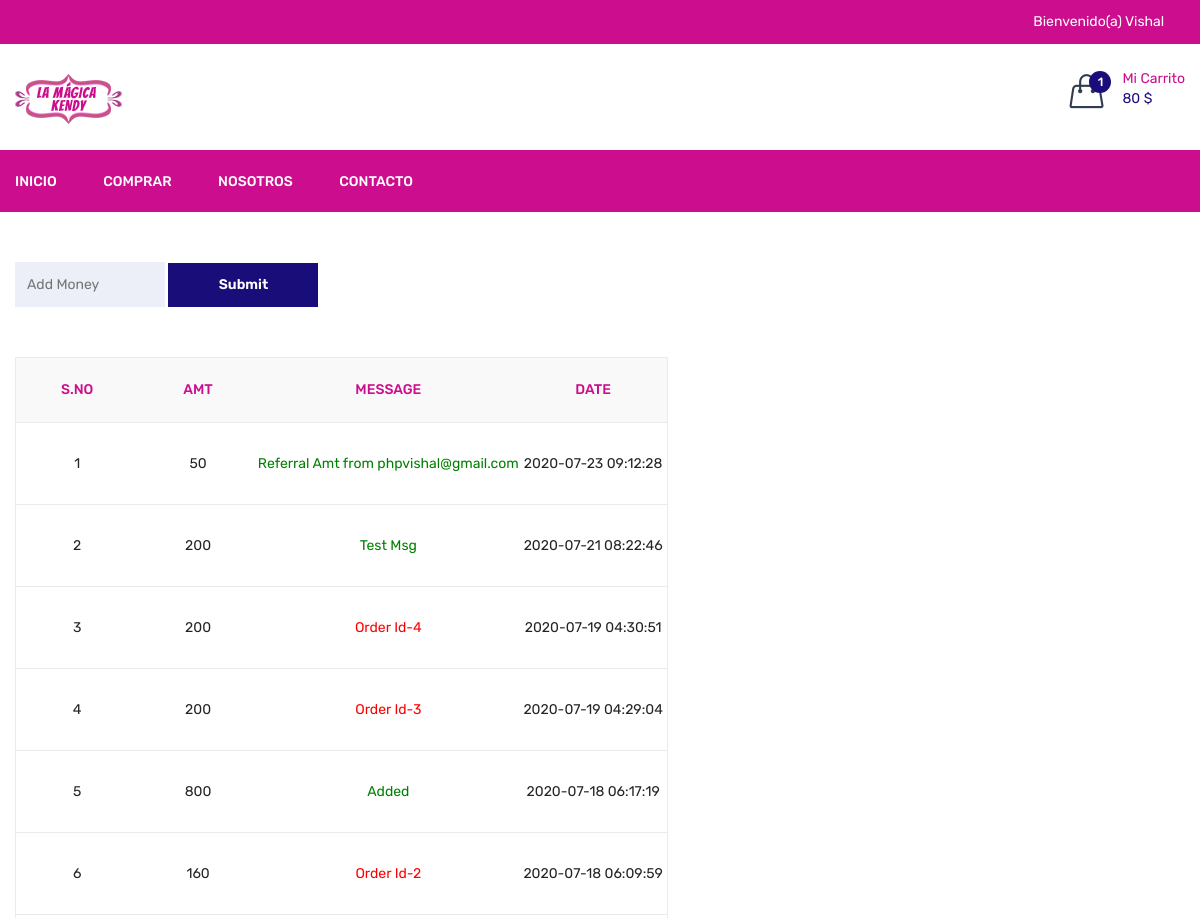
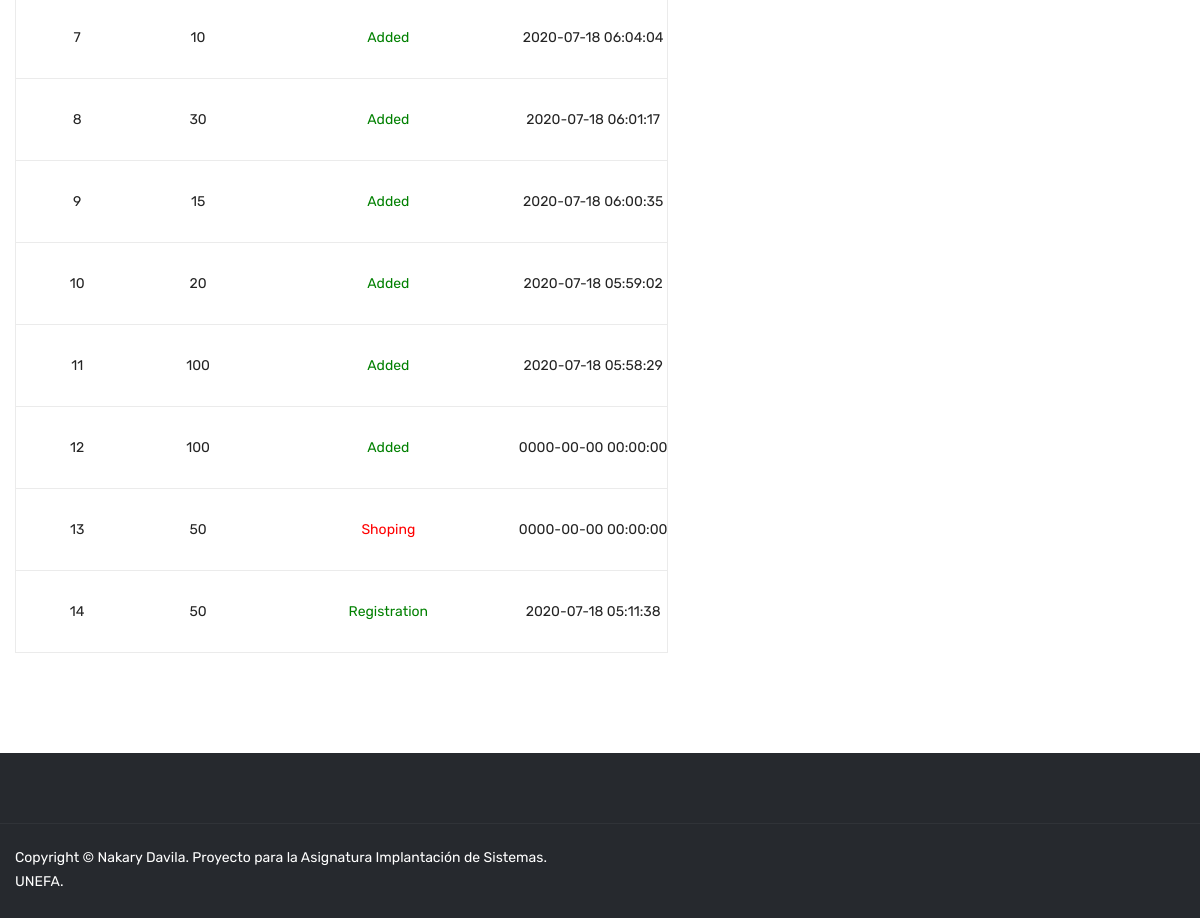
Page /wallet.php (signed in) on the committed database (2 pictures, top to bottom).
### tables this page shows
CREATE TABLE `dish_cart` (
  `id` int(11) NOT NULL,
  `user_id` int(11) NOT NULL,
  `dish_detail_id` int(11) NOT NULL,
  `qty` int(11) NOT NULL,
  `added_on` datetime NOT NULL
);

CREATE TABLE `wallet` (
  `id` int(11) NOT NULL,
  `user_id` int(11) NOT NULL,
  `amt` int(11) NOT NULL,
  `msg` varchar(500) NOT NULL,
  `type` enum('in','out') NOT NULL,
  `payment_id` varchar(50) NOT NULL,
  `added_on` datetime NOT NULL
);

### function.inc.php (called while the page is built, shortened)
	<?php
function getUserCart(){
	global $con;
	$arr=array();
	$id=$_SESSION['FOOD_USER_ID'];
	$res=mysqli_query($con,"select * from dish_cart where user_id='$id'");
	while($row=mysqli_fetch_assoc($res)){
		$arr[]=$row;
	}
	return $arr;
}
function getDishCartStatus(){
	$dishDetailsID=array();
	if(isset($_SESSION['FOOD_USER_ID'])){
		$getUserCart=getUserCart();
	}else{
		if(isset($_SESSION['cart']) && count($_SESSION['cart'])>0){
			foreach($_SESSION['cart'] as $key=>$val){
				$dishDetailsID[]=$key;
			}
		}
	}
}
function getcartTotalPrice(){
	$cartArr=getUserFullCart();
	$totalPrice=0;
	foreach($cartArr as $list){
		$totalPrice=$totalPrice+($list['qty']*$list['price']);
	}
	return $totalPrice;
}
function getUserFullCart($attr_id=''){
	$cartArr=array();
	if(isset($_SESSION['FOOD_USER_ID'])){
		$getUserCart=getUserCart();
		$cartArr=array();
		foreach($getUserCart as $list){
			$cartArr[$list['dish_detail_id']]['qty']=$list['qty'];
			$getDishDetail=getDishDetailById($list['dish_detail_id']);
			$cartArr[$list['dish_detail_id']]['price']=$getDishDetail['price'];
			$cartArr[$list['dish_detail_id']]['dish']=$getDishDetail['dish'];
			$cartArr[$list['dish_detail_id']]['image']=$getDishDetail['image'];
		}
	}
	if($attr_id!=''){
		return $cartArr[$attr_id]['qty'];
	}else{
		return $cartArr;
	}
}
function getDishDetailById($id){
	global $con;
	$res=mysqli_query($con,"select dish.dish,dish.image,dish_details.price from dish_details,dish where dish_details.id='$id' and dish.id=dish_details.dish_id");
	$row=mysqli_fetch_assoc($res);
	return $row;
}
function getWallet($uid){
	global $con;
	$sql="select * from wallet where user_id='$uid' order by id desc";
	$res=mysqli_query($con,$sql);
	$arr=array();
	while($row=mysqli_fetch_assoc($res)){
		$arr[]=$row;
	}
	return $arr;
}
function getWalletAmt($uid){
	global $con;
	$sql="select * from wallet where user_id='$uid'";
	$res=mysqli_query($con,$sql);
	$in=0;
	$out=0;
	while($row=mysqli_fetch_assoc($res)){
		if($row['type']=='in'){
			$in=$in+$row['amt'];
		}
		if($row['type']=='out'){
			$out=$out+$row['amt'];
		}
	}
	return $in-$out;
}
?>

### wallet.php (the view, shortened to what this page needs)
<?php
include ("header.php");
?>
<div class="cart-main-area pt-50 pb-100">
            <div class="container">
                <div class="row">
                    <div class="col-lg-12 col-md-12 col-sm-12 col-12">
						<div id="add_money_box">
							<form method="post" id="frmAddMoney">
								<input type="number" placeholder="Add Money" name="amt" class="w150" required/>
								<input type="submit" class="btn w150" name="add_money"/>
							</form>
						</div>
							<?php
							$getWallet=getWallet($_SESSION['FOOD_USER_ID']);
							?>
                            <div class="table-content table-responsive">
                                <table>
                                    <thead>
                                        <tr>
                                            <th>S.No</th>
                                            <th>Amt</th>
                                            <th>Message</th>
                                            <th>Date</th>
                                        </tr>
                                    </thead>
                                    <tbody>
                                       <?php
									   $kk=1;
									   foreach($getWallet as $list){?>
											<tr class="wallet_loop">
												<td><?php echo $kk?></td>
												<td><?php echo $list['amt']?></td>
												<td>
													<span class="<?php echo $list['type']?>">
														<?php echo $list['msg']?>
													</span>
												</td>
												<td><?php echo $list['added_on']?></td>
											</tr>
									   <?php
									   $kk++;
									   } ?>
                                    </tbody>
                                </table>
                            </div>
                    </div>
                </div>
            </div>
        </div>
<?php
include("footer.php");
?>

### header.php (shortened to what this page needs)
<?php
include('database.inc.php');
include('function.inc.php');
getDishCartStatus();
$cartArr=getUserFullCart();
$totalPrice=getcartTotalPrice();
$totalCartDish=count($cartArr);
if(isset($_SESSION['FOOD_USER_ID'])){
	$getWalletAmt=getWalletAmt($_SESSION['FOOD_USER_ID']);
}
?>
<!doctype html>
<html class="no-js" lang="zxx">
<head>
        <link rel="stylesheet" href="<?php echo FRONT_SITE_PATH?>assets/css/bootstrap.min.css">
        <link rel="stylesheet" href="<?php echo FRONT_SITE_PATH?>assets/css/animate.css">
        <link rel="stylesheet" href="<?php echo FRONT_SITE_PATH?>assets/css/owl.carousel.min.css">
        <link rel="stylesheet" href="<?php echo FRONT_SITE_PATH?>assets/css/slick.css">
        <link rel="stylesheet" href="<?php echo FRONT_SITE_PATH?>assets/css/chosen.min.css">
        <link rel="stylesheet" href="<?php echo FRONT_SITE_PATH?>assets/css/ionicons.min.css">
        <link rel="stylesheet" href="<?php echo FRONT_SITE_PATH?>assets/css/font-awesome.min.css">
        <link rel="stylesheet" href="<?php echo FRONT_SITE_PATH?>assets/css/simple-line-icons.css">
        <link rel="stylesheet" href="<?php echo FRONT_SITE_PATH?>assets/css/jquery-ui.css">
        <link rel="stylesheet" href="<?php echo FRONT_SITE_PATH?>assets/css/meanmenu.min.css">
        <link rel="stylesheet" href="<?php echo FRONT_SITE_PATH?>assets/css/style.css">
        <link rel="stylesheet" href="<?php echo FRONT_SITE_PATH?>assets/css/responsive.css">
    </head>
    <body>
        <header class="header-area">
            <div class="header-top black-bg">
                <div class="container">
                    <div class="row">
                        <div class="col-lg-8 col-md-4 col-12 col-sm-4">
                        </div>
						<div class="col-lg-2 col-md-4 col-12 col-sm-4">
						</div>
                        <div class="col-lg-2 col-md-8 col-12 col-sm-8">
                            <div class="account-curr-lang-wrap f-right">
                                <?php
								if(isset($_SESSION['FOOD_USER_NAME'])){
								?>
								<ul>
                                    <li class="top-hover"><a href="#"><?php echo "Bienvenido(a) <span id='user_top_name'>".$_SESSION['FOOD_USER_NAME'];?></span>  <i class="ion-chevron-down"></i></a>
                                    </li>
                                </ul>
								<?php } ?>
                            </div>
                        </div>
                    </div>
                </div>
            </div>
            <div class="header-middle">
                <div class="container">
                    <div class="row">
                        <div class="col-lg-3 col-md-4 col-12 col-sm-4">
                            <div class="logo">
                                <a href="<?php echo FRONT_SITE_PATH?>">
                                    <img alt="" src="<?php echo FRONT_SITE_PATH?>assets/img/logo/logo.png">
                                </a>
                            </div>
                        </div>
                        <div class="col-lg-9 col-md-8 col-12 col-sm-8">
                            <div class="header-middle-right f-right">
                                <div class="header-wishlist">
                                </div>
                                <div class="header-cart">
                                    <a href="#">
                                        <div class="header-icon-style">
                                            <i class="icon-handbag icons"></i>
                                            <span class="count-style" id="totalCartDish"><?php echo $totalCartDish?></span>
                                        </div>
                                        <div class="cart-text">
                                            <span class="digit">Mi Carrito</span>
                                            <span class="cart-digit-bold" id="totalPrice">
											<?php
											if($totalPrice!=0){
												echo $totalPrice.' $';
											}
											?></span>
                                        </div>
                                    </a>
                                </div>
                            </div>
                        </div>
                    </div>
                </div>
            </div>
            <div class="header-bottom transparent-bar black-bg">
                <div class="container">
                    <div class="row">
                        <div class="col-lg-12 col-md-12 col-12">
                            <div class="main-menu">
                                <nav>
                                    <ul>
                                        <li><a href="<?php echo FRONT_SITE_PATH?>">Inicio</a></li>
                                        <li><a href="<?php echo FRONT_SITE_PATH?>shop">Comprar</a></li>
                                        <li><a href="<?php echo FRONT_SITE_PATH?>about-us">Nosotros</a></li>
                                        <li><a href="<?php echo FRONT_SITE_PATH?>contact-us">Contacto</a></li>
                                    </ul>
                                </nav>
                            </div>
                        </div>
                    </div>
                </div>
            </div>
        </header>

### rows in the picture
dish_cart: dish_detail "1"
wallet: amt "50", msg "Referral Amt from phpvishal@gmail.com", added_on "2020-07-23 09:12:28"
wallet: amt "200", msg "Test Msg", added_on "2020-07-21 08:22:46"
wallet: amt "200", msg "Order Id-4", added_on "2020-07-19 04:30:51"
wallet: amt "200", msg "Order Id-3", added_on "2020-07-19 04:29:04"
wallet: amt "800", msg "Added", added_on "2020-07-18 06:17:19"
wallet: amt "160", msg "Order Id-2", added_on "2020-07-18 06:09:59"
wallet: amt "10", msg "Added", added_on "2020-07-18 06:04:04"
wallet: amt "30", msg "Added", added_on "2020-07-18 06:01:17"
wallet: amt "15", msg "Added", added_on "2020-07-18 06:00:35"
wallet: amt "20", msg "Added", added_on "2020-07-18 05:59:02"
wallet: amt "100", msg "Added", added_on "2020-07-18 05:58:29"
wallet: amt "100", msg "Added", added_on "0000-00-00 00:00:00"
wallet: amt "50", msg "Shoping", added_on "0000-00-00 00:00:00"
wallet: amt "50", msg "Registration", added_on "2020-07-18 05:11:38"

### other values in the picture
$_SESSION['FOOD_USER_NAME'] "Vishal"
$totalPrice "80"
